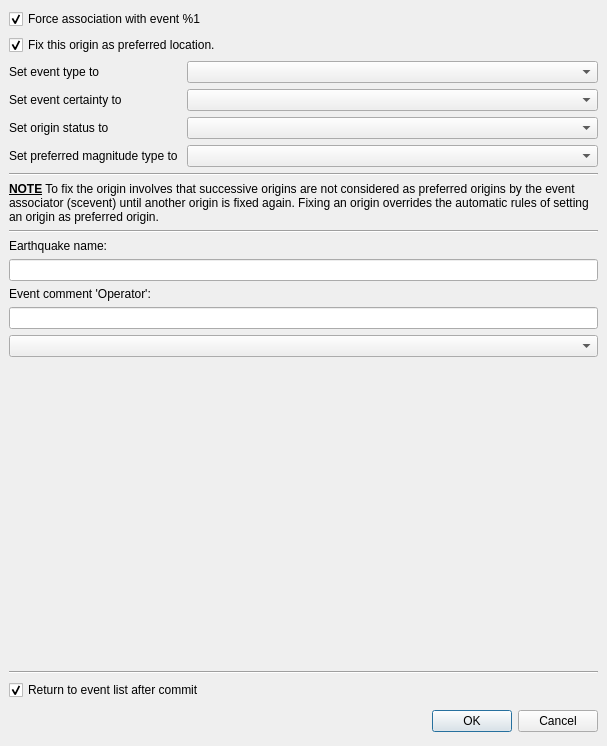
<?xml version="1.0" encoding="UTF-8"?>
<ui version="4.0">
 <class>OriginCommitOptions</class>
 <widget class="QDialog" name="OriginCommitOptions">
  <property name="geometry">
   <rect>
    <x>0</x>
    <y>0</y>
    <width>607</width>
    <height>746</height>
   </rect>
  </property>
  <property name="windowTitle">
   <string>Commit location</string>
  </property>
  <layout class="QVBoxLayout">
   <property name="spacing">
    <number>6</number>
   </property>
   <property name="margin">
    <number>9</number>
   </property>
   <item>
    <widget class="QCheckBox" name="cbAssociate">
     <property name="toolTip">
      <string>If checked this origin will be associated with the current event. If unchecked, scevent will decide whether to assoiciate the origin with the current event or to create a new one.</string>
     </property>
     <property name="text">
      <string>Force association with event %1</string>
     </property>
     <property name="checked">
      <bool>true</bool>
     </property>
    </widget>
   </item>
   <item>
    <widget class="QFrame" name="frameEventOptions">
     <property name="frameShape">
      <enum>QFrame::NoFrame</enum>
     </property>
     <property name="frameShadow">
      <enum>QFrame::Raised</enum>
     </property>
     <layout class="QVBoxLayout">
      <property name="spacing">
       <number>6</number>
      </property>
      <property name="margin">
       <number>0</number>
      </property>
      <item>
       <layout class="QHBoxLayout">
        <property name="spacing">
         <number>6</number>
        </property>
        <property name="margin">
         <number>0</number>
        </property>
        <item>
         <widget class="QCheckBox" name="cbFixSolution">
          <property name="toolTip">
           <string>If checked this origin will be fixed as preferred solution.</string>
          </property>
          <property name="text">
           <string>Fix this origin as preferred location.</string>
          </property>
          <property name="checked">
           <bool>true</bool>
          </property>
         </widget>
        </item>
       </layout>
      </item>
      <item>
       <layout class="QGridLayout">
        <property name="margin">
         <number>0</number>
        </property>
        <property name="spacing">
         <number>6</number>
        </property>
        <item row="2" column="0">
         <widget class="QLabel" name="label_21">
          <property name="sizePolicy">
           <sizepolicy hsizetype="Maximum" vsizetype="Preferred">
            <horstretch>0</horstretch>
            <verstretch>0</verstretch>
           </sizepolicy>
          </property>
          <property name="text">
           <string>Set origin status to</string>
          </property>
         </widget>
        </item>
        <item row="0" column="0">
         <widget class="QLabel" name="label_2">
          <property name="sizePolicy">
           <sizepolicy hsizetype="Maximum" vsizetype="Preferred">
            <horstretch>0</horstretch>
            <verstretch>0</verstretch>
           </sizepolicy>
          </property>
          <property name="text">
           <string>Set event type to</string>
          </property>
         </widget>
        </item>
        <item row="2" column="1">
         <widget class="QComboBox" name="comboOriginStates"/>
        </item>
        <item row="0" column="1">
         <widget class="QComboBox" name="comboEventTypes"/>
        </item>
        <item row="1" column="0">
         <widget class="QLabel" name="label_3">
          <property name="text">
           <string>Set event certainty to</string>
          </property>
         </widget>
        </item>
        <item row="1" column="1">
         <widget class="QComboBox" name="comboEventTypeCertainty"/>
        </item>
        <item row="3" column="0">
         <widget class="QLabel" name="labelPreferredMagnitude">
          <property name="text">
           <string>Set preferred magnitude type to </string>
          </property>
         </widget>
        </item>
        <item row="3" column="1">
         <widget class="QComboBox" name="comboPreferredMagnitude"/>
        </item>
       </layout>
      </item>
      <item>
       <widget class="Line" name="line">
        <property name="orientation">
         <enum>Qt::Horizontal</enum>
        </property>
       </widget>
      </item>
      <item>
       <widget class="QLabel" name="label">
        <property name="text">
         <string>&lt;b&gt;&lt;u&gt;NOTE&lt;/u&gt;&lt;/b&gt; To fix the origin involves that successive origins are not considered as preferred origins by the event associator (scevent) until another origin is fixed again. Fixing an origin overrides the automatic rules of setting an origin as preferred origin.</string>
        </property>
        <property name="wordWrap">
         <bool>true</bool>
        </property>
       </widget>
      </item>
      <item>
       <widget class="Line" name="line_3">
        <property name="orientation">
         <enum>Qt::Horizontal</enum>
        </property>
       </widget>
      </item>
      <item>
       <widget class="QLabel" name="labelEQName">
        <property name="text">
         <string>Earthquake name:</string>
        </property>
       </widget>
      </item>
      <item>
       <widget class="QLineEdit" name="editEQName">
        <property name="maxLength">
         <number>160</number>
        </property>
       </widget>
      </item>
      <item>
       <widget class="QLabel" name="labelEQComment">
        <property name="text">
         <string>Event comment 'Operator':</string>
        </property>
       </widget>
      </item>
      <item>
       <widget class="QLineEdit" name="editEQComment">
        <property name="maxLength">
         <number>160</number>
        </property>
       </widget>
      </item>
      <item>
       <widget class="QComboBox" name="comboEQComment"/>
      </item>
     </layout>
    </widget>
   </item>
   <item>
    <spacer>
     <property name="orientation">
      <enum>Qt::Vertical</enum>
     </property>
     <property name="sizeHint" stdset="0">
      <size>
       <width>20</width>
       <height>40</height>
      </size>
     </property>
    </spacer>
   </item>
   <item>
    <widget class="Line" name="line_2">
     <property name="orientation">
      <enum>Qt::Horizontal</enum>
     </property>
    </widget>
   </item>
   <item>
    <widget class="QCheckBox" name="cbBackToEventList">
     <property name="text">
      <string>Return to event list after commit</string>
     </property>
     <property name="checked">
      <bool>true</bool>
     </property>
    </widget>
   </item>
   <item>
    <layout class="QHBoxLayout">
     <property name="spacing">
      <number>6</number>
     </property>
     <property name="margin">
      <number>0</number>
     </property>
     <item>
      <spacer>
       <property name="orientation">
        <enum>Qt::Horizontal</enum>
       </property>
       <property name="sizeHint" stdset="0">
        <size>
         <width>131</width>
         <height>31</height>
        </size>
       </property>
      </spacer>
     </item>
     <item>
      <widget class="QPushButton" name="okButton">
       <property name="text">
        <string>OK</string>
       </property>
      </widget>
     </item>
     <item>
      <widget class="QPushButton" name="cancelButton">
       <property name="text">
        <string>Cancel</string>
       </property>
      </widget>
     </item>
    </layout>
   </item>
  </layout>
 </widget>
 <resources/>
 <connections>
  <connection>
   <sender>okButton</sender>
   <signal>clicked()</signal>
   <receiver>OriginCommitOptions</receiver>
   <slot>accept()</slot>
   <hints>
    <hint type="sourcelabel">
     <x>365</x>
     <y>526</y>
    </hint>
    <hint type="destinationlabel">
     <x>96</x>
     <y>254</y>
    </hint>
   </hints>
  </connection>
  <connection>
   <sender>cancelButton</sender>
   <signal>clicked()</signal>
   <receiver>OriginCommitOptions</receiver>
   <slot>reject()</slot>
   <hints>
    <hint type="sourcelabel">
     <x>448</x>
     <y>526</y>
    </hint>
    <hint type="destinationlabel">
     <x>179</x>
     <y>282</y>
    </hint>
   </hints>
  </connection>
 </connections>
</ui>
